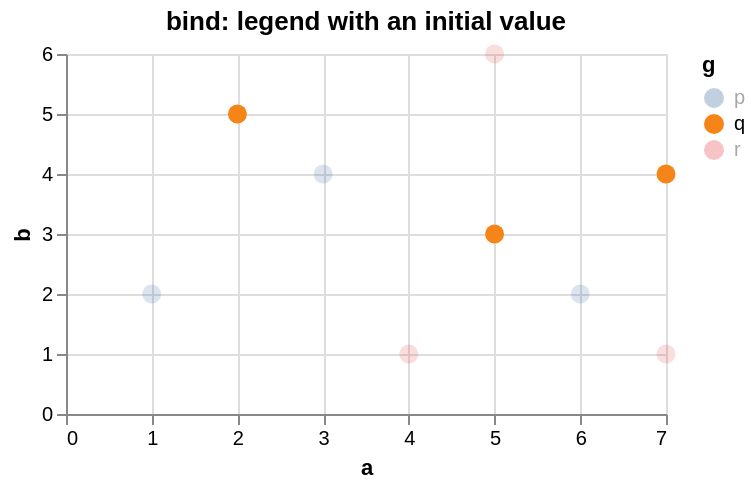

Vega-Lite specification stored for this chart:
### Vega-Lite specification from a JSON file in a GitHub repository (floating-point values rounded to 4 significant figures)
{"$schema": "https://vega.github.io/schema/vega-lite/v5.json", "description": "A point selection bound to the legend: the entries that the selection does not hold are dimmed.", "width": 300, "height": 180, "title": "bind: legend with an initial value", "params": [{"name": "series", "select": {"type": "point", "fields": ["g"]}, "bind": "legend", "value": [{"g": "q"}]}], "data": {"values": [{"a": 1, "b": 2, "g": "p"}, {"a": 2, "b": 5, "g": "q"}, {"a": 3, "b": 4, "g": "p"}, {"a": 4, "b": 1, "g": "r"}, {"a": 5, "b": 3, "g": "q"}, {"a": 5, "b": 6, "g": "r"}, {"a": 6, "b": 2, "g": "p"}, {"a": 7, "b": 4, "g": "q"}, {"a": 7, "b": 1, "g": "r"}]}, "mark": {"type": "point", "filled": true, "size": 90}, "encoding": {"x": {"field": "a", "type": "quantitative"}, "y": {"field": "b", "type": "quantitative"}, "color": {"field": "g", "type": "nominal"}, "opacity": {"condition": {"param": "series", "value": 1}, "value": 0.2}}}
